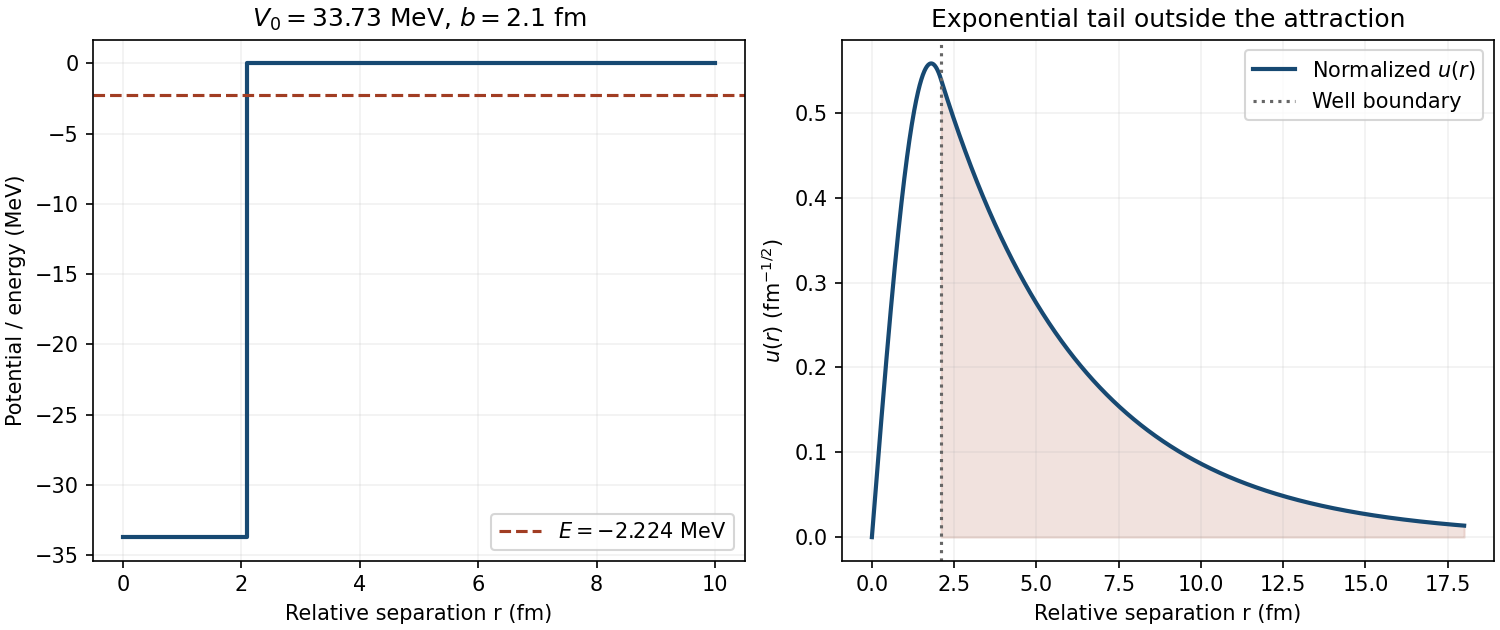

The script that saved this image:
"""Original normalized radial deuteron square-well model; output cwd."""
import numpy as np
import matplotlib
matplotlib.use("Agg")
import matplotlib.pyplot as plt
mp,mn,md,hc,b=938.272,939.565,1875.613,197.3,2.1
B=mp+mn-md;mu=mp*mn/(mp+mn);kap=np.sqrt(2*mu*B)/hc
lo,hi=np.pi/2+1e-12,np.pi-1e-12
for _ in range(80):
 x=(lo+hi)/2
 if x/np.tan(x)>-kap*b:lo=x
 else:hi=x
k=x/b;V0=B+hc**2*k*k/(2*mu)
norm=(b/2-np.sin(2*x)/(4*k)+np.sin(x)**2/(2*kap))**-.5
r=np.linspace(0,18,1500);u=np.where(r<=b,norm*np.sin(k*r),norm*np.sin(x)*np.exp(-kap*(r-b)))
fig,axs=plt.subplots(1,2,figsize=(10,4.2),layout="constrained")
axs[0].plot([0,b,b,10],[-V0,-V0,0,0],color="#174972",lw=2)
axs[0].axhline(-B,color="#a13d23",ls="--",label=rf"$E=-{B:.3f}$ MeV")
axs[0].set(xlabel="Relative separation r (fm)",ylabel="Potential / energy (MeV)",title=rf"$V_0={V0:.2f}$ MeV, $b={b:.1f}$ fm")
axs[0].legend()
axs[1].plot(r,u,color="#174972",lw=2,label=r"Normalized $u(r)$")
axs[1].axvline(b,color=".4",ls=":",label="Well boundary")
axs[1].fill_between(r,u,where=r>b,alpha=.15,color="#a13d23")
axs[1].set(xlabel="Relative separation r (fm)",ylabel=r"$u(r)$ (fm$^{-1/2}$)",title="Exponential tail outside the attraction")
axs[1].legend()
for ax in axs:ax.grid(alpha=.18)
fig.savefig("paper-1-deuteron-well.png",dpi=150,facecolor="white")
